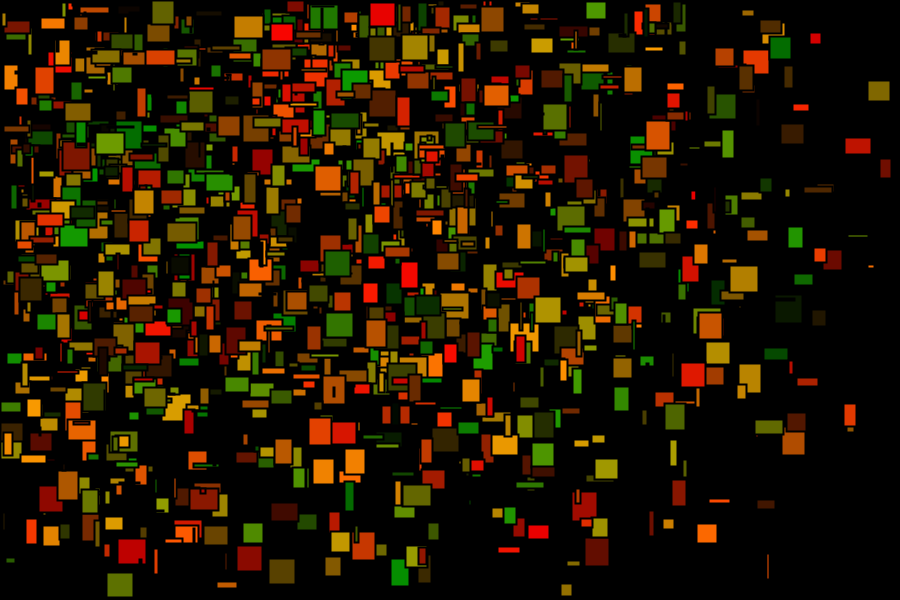
Frame 1 (no input)
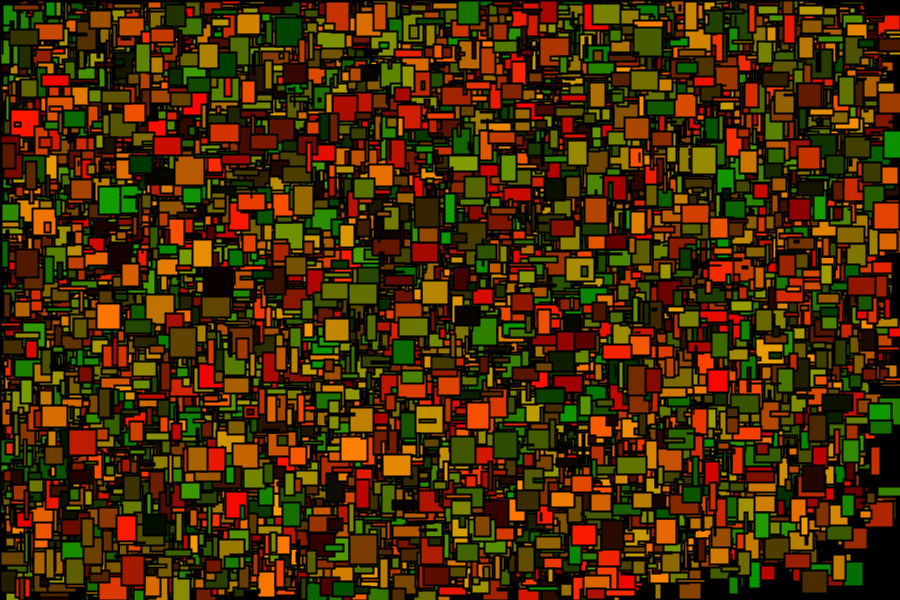
Frame 60 (the mouse pressed at the canvas centre just before this capture)
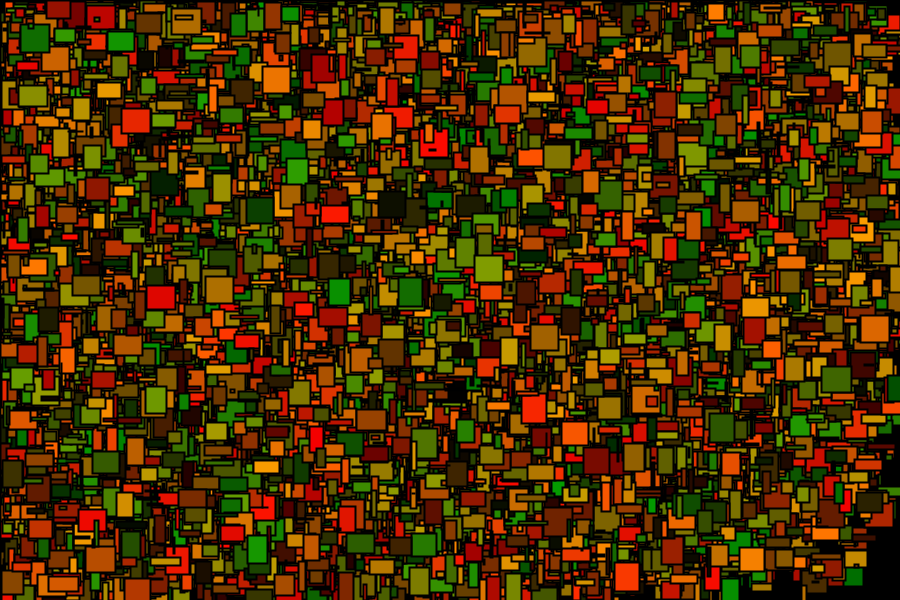
Frame 120 (the mouse held since frame 60 and released just before this capture)

The Processing sketch that drew these frames (run headless with seeded random() and noise(); from frame 60 on, the mouse is pressed at the canvas centre):

// Processing sketch: processing_71086
// ── processing_71086.pde

void setup(){

size(900,600);
background(0); 
//noStroke();
}
void draw(){
  
for(int i=300; i<height; i+=10){
  for(int a=450; a<width; a+=10){
   stroke(0);
   strokeWeight(2);
   fill(random(255),random(158),random(0));
 rect(random(a),random(i),random(30),random(30));
  
}
}

for(int i=300; i<height; i+=40){
  for(int a=450; a<width; a+=40){
    stroke(255,100);
//line(random(a),random(i),random(a),random(i));

  }
}
 }
